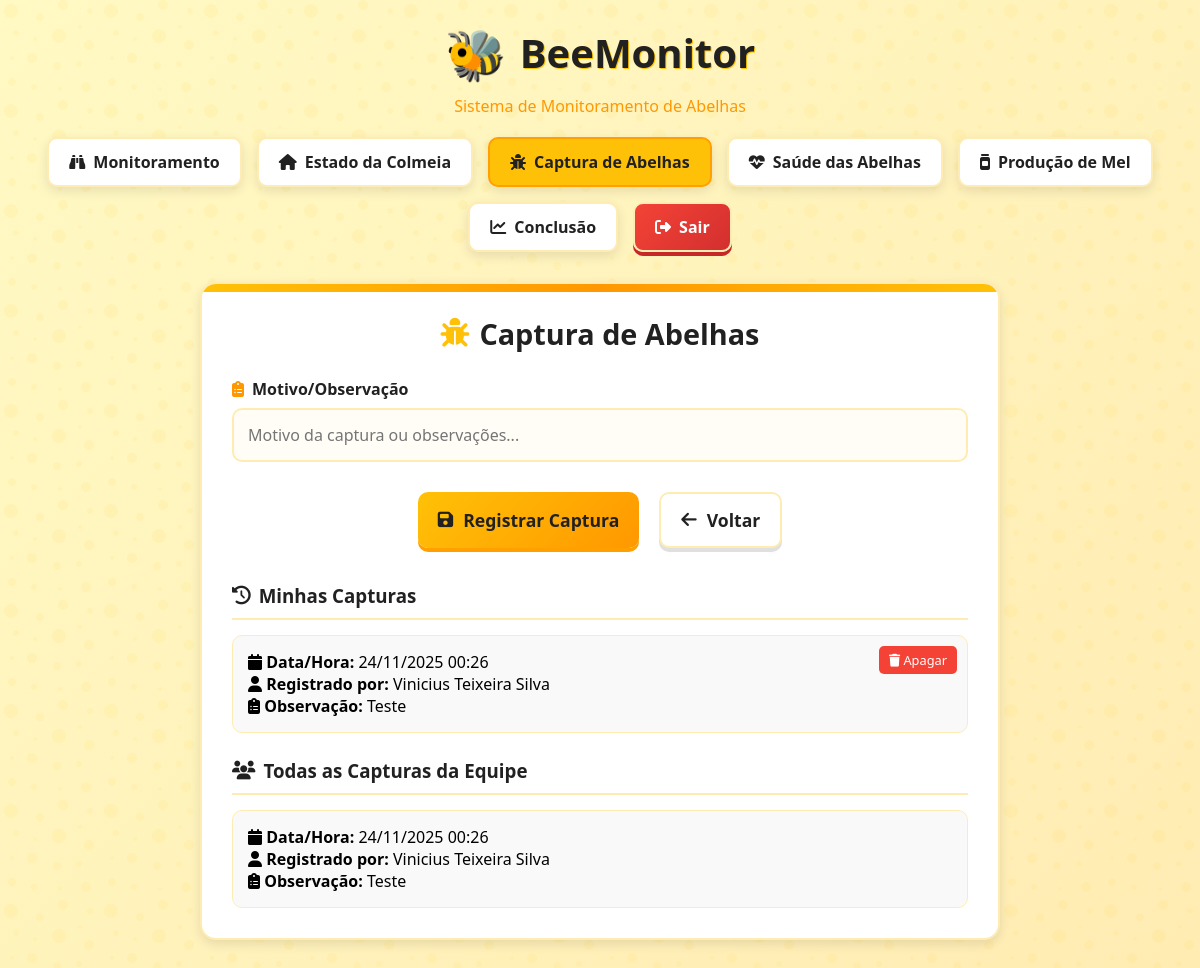
The page /captura-abelhas (signed in) on the database its author committed.
### models.py (models this page shows, shortened)
class CapturaAbelha(db.Model):
    id = db.Column(db.Integer, primary_key=True)
    usuario_id = db.Column(db.Integer, db.ForeignKey('usuario.id'), nullable=False)
    observacao = db.Column(db.Text, nullable=False)
    data_captura = db.Column(db.DateTime, default=datetime.utcnow)
    usuario = db.relationship('Usuario', backref=db.backref('capturas', lazy=True))

class Usuario(db.Model):
    id = db.Column(db.Integer, primary_key=True)
    nome = db.Column(db.String(100), nullable=False)
    email = db.Column(db.String(100), unique=True, nullable=False)
    telefone = db.Column(db.String(20))
    cpf = db.Column(db.String(14), unique=True)
    tipo_usuario = db.Column(db.String(20), default='Participante')
    matricula = db.Column(db.String(12))
    senha = db.Column(db.String(200), nullable=False)
    data_criacao = db.Column(db.DateTime, default=datetime.utcnow)
    ativo = db.Column(db.Boolean, default=True)

### route.py (the view)
@app.route('/captura-abelhas')
@login_required
def mostrar_captura_abelha():
    if is_admin():
        capturas = CapturaAbelha.query.order_by(CapturaAbelha.data_captura.desc()).all()
    else:
        capturas = CapturaAbelha.query.filter_by(usuario_id=session['usuario_id']).order_by(CapturaAbelha.data_captura.desc()).all()
    todas_capturas = CapturaAbelha.query.order_by(CapturaAbelha.data_captura.desc()).all()
    return render_template('captura_abelhas.html',
                         capturas=capturas,
                         todas_capturas=todas_capturas,
                         is_admin=is_admin())

### route.py (called while the page is built)
def is_admin():
    return session.get('usuario_tipo') == 'Administrador'

def login_required(f):
    from functools import wraps
    @wraps(f)
    def decorated_function(*args, **kwargs):
        if 'usuario_id' not in session:
            flash('Por favor, faça login para acessar esta página.', 'warning')
            return redirect(url_for('index'))
        return f(*args, **kwargs)
    return decorated_function

### templates/captura_abelhas.html
{% extends "base.html" %}
{% block content %}
<div class="container">
    <div class="honeycomb-bg"></div>
    <h2><i class="fas fa-bug"></i> Captura de Abelhas</h2>
    <form method="POST" action="{{ url_for('registrar_captura') }}">
        <div class="form-group">
            <label for="observacaoCaptura"><i class="fas fa-clipboard-list"></i> Motivo/Observação</label>
            <input type="text" id="observacaoCaptura" name="observacaoCaptura" placeholder="Motivo da captura ou observações..." required>
        </div>
        <div class="btn-group">
            <button type="submit" class="btn">
                <i class="fas fa-save"></i> Registrar Captura
            </button>
            <a href="{{ url_for('monitoramento') }}" class="btn btn-secondary">
                <i class="fas fa-arrow-left"></i> Voltar
            </a>
        </div>
    </form>
    <h3><i class="fas fa-history"></i> Minhas Capturas</h3>
    <div id="capturas">
        {% for captura in capturas %}
        <div class="captura">
            <strong><i class="fas fa-calendar"></i> Data/Hora:</strong> {{ captura.data_captura.strftime('%d/%m/%Y %H:%M') }}<br>
            <strong><i class="fas fa-user"></i> Registrado por:</strong> {{ captura.usuario.nome }}<br>
            <strong><i class="fas fa-clipboard-list"></i> Observação:</strong> {{ captura.observacao }}<br>
            {% if is_admin or captura.usuario_id == session.usuario_id %}
            <form method="POST" action="{{ url_for('excluir_captura', id=captura.id) }}" style="display: inline;">
                <button type="submit" onclick="return confirm('Tem certeza que deseja apagar esta captura?')">
                    <i class="fas fa-trash"></i> Apagar
                </button>
            </form>
            {% endif %}
        </div>
        {% else %}
        <p>Nenhuma captura registrada ainda.</p>
        {% endfor %}
    </div>
    <h3><i class="fas fa-users"></i> Todas as Capturas da Equipe</h3>
    <div id="todas-capturas">
        {% for captura in todas_capturas %}
        <div class="captura">
            <strong><i class="fas fa-calendar"></i> Data/Hora:</strong> {{ captura.data_captura.strftime('%d/%m/%Y %H:%M') }}<br>
            <strong><i class="fas fa-user"></i> Registrado por:</strong> {{ captura.usuario.nome }}<br>
            <strong><i class="fas fa-clipboard-list"></i> Observação:</strong> {{ captura.observacao }}<br>
        </div>
        {% else %}
        <p>Nenhuma captura registrada pela equipe.</p>
        {% endfor %}
    </div>
</div>
{% endblock %}

### templates/base.html (style rules this page uses)
:root { --primary-yellow: #FFC107; --dark-yellow: #FFA000; --honey: #FF9800; --black: #212121; --white: #FFFFFF; --light-bg: #FFF9C4; --light-border: #FFECB3; --success: #4CAF50; --warning: #FF9800; --error: #F44336; --shadow: 0 4px 12px rgba(0, 0, 0, 0.1); --normal-status: #d4edda; --alert-status: #f8d7da; }
* { margin: 0; padding: 0; box-sizing: border-box; font-family: 'Segoe UI', Tahoma, Geneva, Verdana, sans-serif; }
body { background: linear-gradient(135deg, #fff9c4 0%, #ffecb3 100%); min-height: 100vh; padding: 20px; display: flex; flex-direction: column; align-items: center; position: relative; overflow-x: hidden; }
body::before { content: ""; position: absolute; top: 0; left: 0; right: 0; bottom: 0; opacity: 0.6; z-index: -1; }
.container { background: var(--white); border-radius: 16px; box-shadow: var(--shadow); padding: 30px; width: 100%; max-width: 800px; border: 2px solid var(--light-border); position: relative; overflow: hidden; transition: transform 0.3s ease; margin-bottom: 20px; }
.container::before { content: ""; position: absolute; top: 0; left: 0; right: 0; height: 8px; background: linear-gradient(90deg, var(--primary-yellow), var(--honey), var(--primary-yellow)); }
h2 { color: var(--black); margin-bottom: 25px; text-align: center; font-size: 1.8rem; display: flex; align-items: center; justify-content: center; gap: 10px; }
h2 i { color: var(--primary-yellow); }
h3 { color: var(--black); margin: 25px 0 15px; padding-bottom: 10px; border-bottom: 2px solid var(--light-border); display: flex; align-items: center; gap: 8px; }
.form-group { margin-bottom: 20px; }
label { display: block; margin-bottom: 8px; font-weight: 600; color: var(--black); display: flex; align-items: center; gap: 8px; }
label i { color: var(--honey); }
input, select, textarea { width: 100%; padding: 14px; border: 2px solid var(--light-border); border-radius: 10px; font-size: 1rem; transition: all 0.3s; background-color: #fffdf5; }
.btn { background: linear-gradient(135deg, var(--primary-yellow), var(--honey)); color: var(--black); border: none; padding: 14px 20px; border-radius: 10px; font-size: 1.1rem; font-weight: 600; cursor: pointer; transition: all 0.3s; display: flex; align-items: center; justify-content: center; gap: 10px; box-shadow: 0 4px 0 var(--dark-yellow); margin: 10px 5px; text-decoration: none; }
.btn-secondary { background: var(--white); color: var(--black); border: 2px solid var(--light-border); box-shadow: 0 4px 0 #e0e0e0; }
.registro, .captura { border: 1px solid var(--light-border); border-radius: 10px; padding: 15px; margin-top: 15px; background: #f9f9f9; position: relative; transition: all 0.3s; }
.registro button, .captura button { position: absolute; top: 10px; right: 10px; background: var(--error); color: #fff; border: none; padding: 5px 10px; border-radius: 5px; font-size: 0.8em; cursor: pointer; }
.honeycomb-bg { position: absolute; width: 100%; height: 100%; top: 0; left: 0; z-index: -1; opacity: 0.05; background-size: 100px; }
.btn-group { display: flex; flex-wrap: wrap; justify-content: center; gap: 10px; margin: 20px 0; }

### rows shown on the page
CapturaAbelha: data_captura "24/11/2025 00:26", usuario.nome "Vinicius Teixeira Silva", observacao "Teste"
